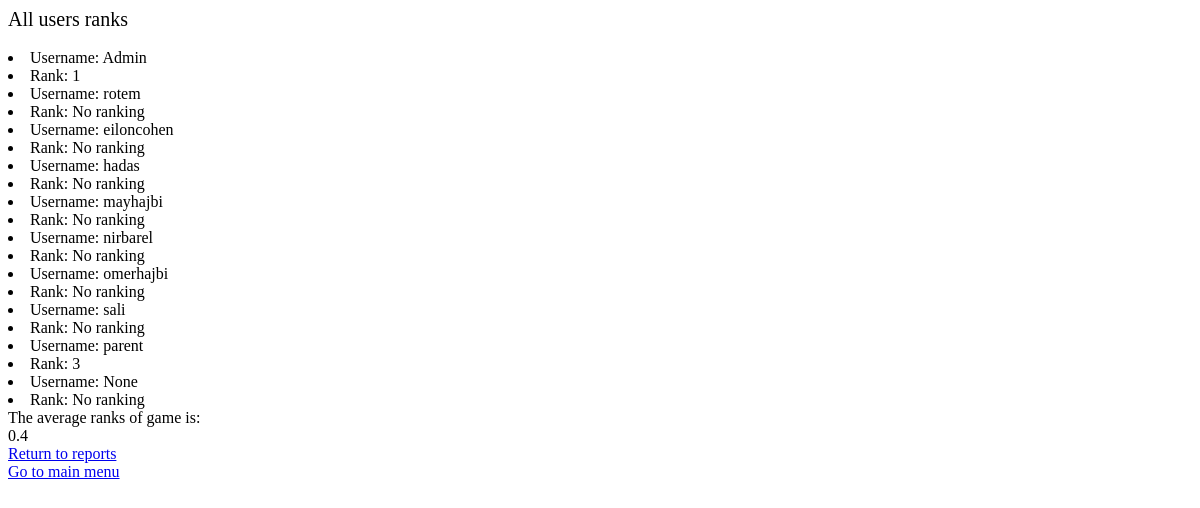
Before: /sign-language-teacher//reports-menu/rank-for-admin/ with the older database file.
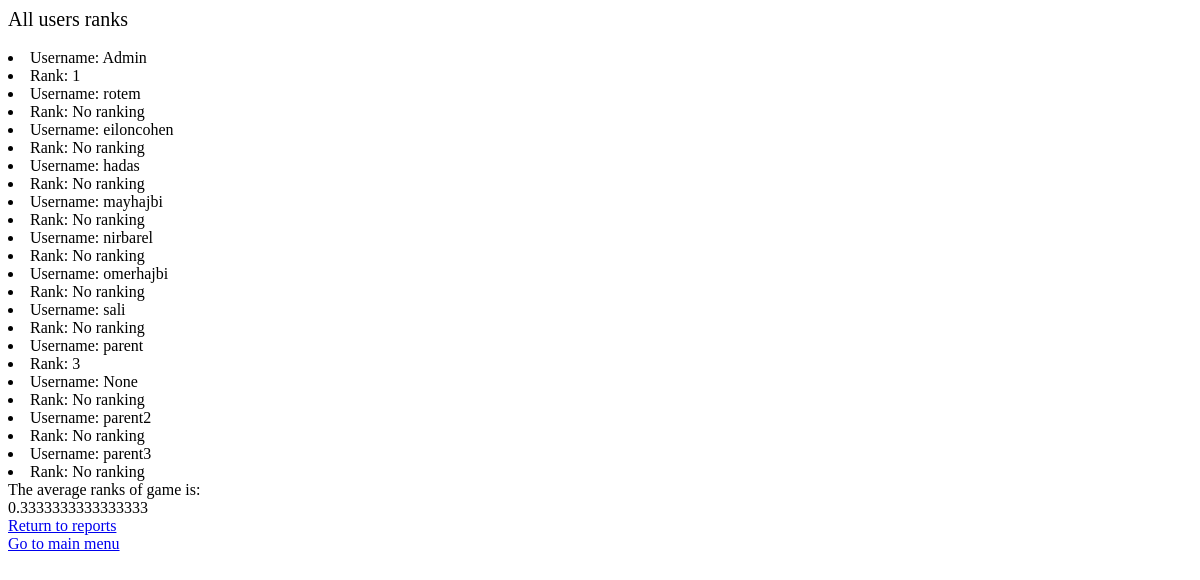
After: the same page with the newer database file.
### registration/models.py (models this page shows, shortened)
class UserProfile(models.Model):
    TYPES = (('parent', 'parent'), ('student', 'student'))
    user = models.OneToOneField(User, related_name='profile', on_delete=models.CASCADE, blank=True, null=True)
    son = models.ForeignKey(User, on_delete=models.SET_NULL, blank=True, null=True, related_name='son')
    address = models.CharField(max_length=100, default='')
    age = models.IntegerField(default=0)
    points = models.IntegerField(default=0)
    type = models.CharField(max_length=10, choices=TYPES, default='student')
    is_admin = models.BooleanField(default=False)
    suspention_time = models.DateTimeField(auto_now_add=True)
    total_minutes = models.FloatField(default=0)
    last_login = models.DateTimeField(default=datetime(2000, 1, 1))
    rank = models.IntegerField(default=0)
    level = models.IntegerField(default=1)

### registration/views.py (the view)
# urls.py: path('/reports-menu/rank-for-admin/', views.rank_for_admin, name='rank-for-admin'),
def rank_for_admin(request):
    user = request.user
    user_profile = UserProfile.objects.all()
    user_list = list(user_profile)
    sum = 0
    for p in user_list:
        sum += p.rank
    avg = sum / len(user_list)
    return render(request, 'registration/rank-for-admin.html', {'user': user_profile, 'user_list': user_list, 'avg' : avg})

### registration/templates/registration/rank-for-admin.html (shortened to what this page needs)
<h style="font-size:20px;"; >All users ranks  </h><br>
{% for f in user_list %}
<li>Username: {{f.user}}</li>
{% if f.rank == 0 %}
            <li>Rank: No ranking</li>
        {% else %}
<li>Rank: {{f.rank}}</li>
{% endif %}
{% endfor %}
<h>The average ranks of game is: </h><br>
{{avg}}<br>
<a href="{% url 'registration:reports-menu' %}">Return to reports </a><br>
<a href="{% url 'registration:index' %}">Go to main menu</a><br>

Changed rows visible on the page:
added UserProfile: user "parent2", rank "Rank: No ranking"
added UserProfile: user "parent3", rank "Rank: No ranking"
Other visible differences:
{{ avg }}: "0.4" → "0.3333333333333333"
